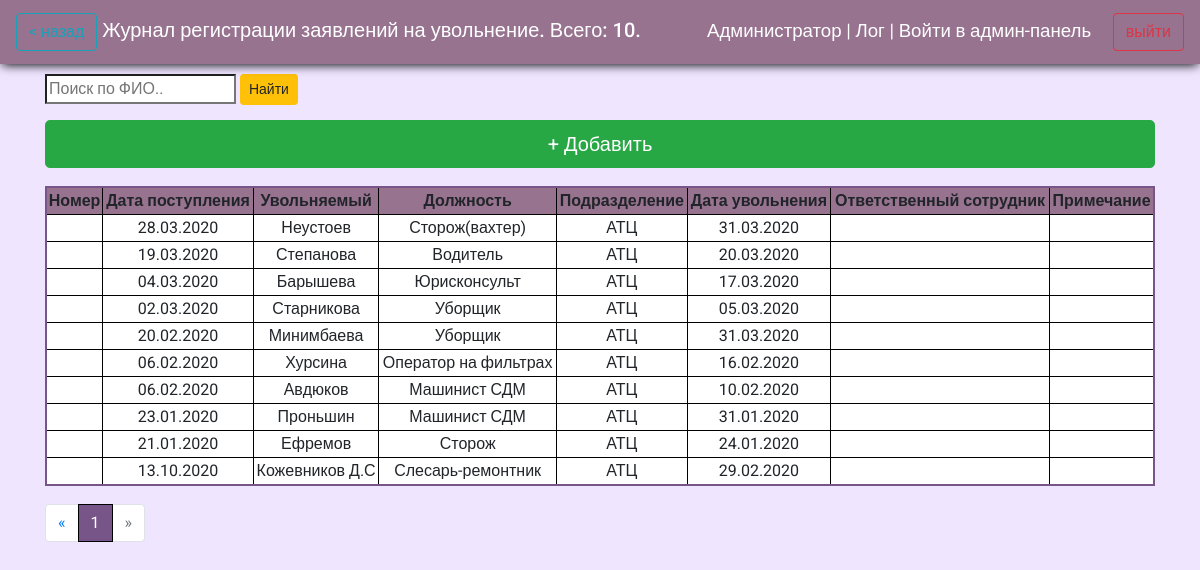
The app's page /journals/letters_of_resignation/ (signed in) with its own data.
### reg_jounals/models.py (models this page shows)
class LetterOfResignation(models.Model):
    lor_date = models.DateField(help_text="Введите дату поступления заявления", verbose_name="Дата поступления заявления", db_index=True)
    lor_number = models.CharField(default='',max_length=10, help_text="Введите номер документа", verbose_name='Номер документа', db_index=True)
    lor_employee = models.CharField(max_length=256, help_text="Введите ФИО увольняемого сотрудника", verbose_name="Увольняемый сотрудник")
    lor_position = models.CharField(max_length=256, help_text="Введите должность увольняемого сотрудника", verbose_name="Должность")
    lor_departament = models.ForeignKey('Departments', on_delete=models.CASCADE, verbose_name="Подразделение ", default="1")
    lor_dateOfRes = models.DateField(help_text="Введите дату увольнения", verbose_name="Дата увольнения", db_index=True)
    lor_additionalData = models.CharField(blank=True, default="примечание", max_length=256, help_text="Введите примечание", verbose_name="Примечание")
    lor_res_officer = models.CharField(blank=True, editable=False,  max_length=256, help_text="Сотрудник, который внес документ в систему ", verbose_name='Ответственный сотрудник')
    class Meta:
        ordering = ["id"]
        verbose_name = 'Заявление на увольнение'
        verbose_name_plural = 'Заявления на увольнение'

class Departments(models.Model):
    dep_name = models.CharField(max_length=256,  help_text="Введите название подразделения", verbose_name="Название подразделения", db_index=True)
    class Meta:
        ordering = ["dep_name"]
        verbose_name = 'Подразделение'
        verbose_name_plural = 'Подразделения'
    def __str__(self):
        doc_fullname = self.dep_name
        return doc_fullname

### reg_jounals/views.py (the view)
# urls.py: path('letters_of_resignation/', views.letter_of_resignation, name='resignation'),
def letter_of_resignation(request):
    if request.user.is_authenticated:
        search_query = request.GET.get('lor_search','')
        if search_query:
            letters = LetterOfResignation.objects.filter(lor_employee__icontains=search_query)
        else:
            letters = LetterOfResignation.objects.all().order_by('-id')
        count = len(letters)
        p_letters = Paginator(letters, 10)
        page_number = request.GET.get('page', 1)
        page = p_letters.get_page(page_number)
        return render(request, 'reg_jounals/letters_of_resignation.html', context={'letters':page, 'count':count})
    else:
        return render(request, 'reg_jounals/no_auth.html')

### reg_jounals/templates/reg_jounals/letters_of_resignation.html (shortened to what this page needs)
{%extends "reg_jounals/index.html" %}
{%block header%}<a class="btn btn-outline-info" href="../"> < назад</a> Журнал регистрации заявлений на увольнение. Всего: {{count}}.  {%endblock%}
{%block content%}
<form action="{% url 'resignation' %}">
  <input type="search" name="lor_search" placeholder="Поиск по ФИО..">
  <button class="btn btn-sm btn-warning" type="submit" name="" value="Найти">Найти</button>
</form>
<a class="btn btn-success btn-lg m-bottom  btn-add" href="{%url 'letter_resignation_add_url' %}"> + Добавить</a>
{% if letters %}
<table>
  <thead class="thead-dark">
  <tr class="tr-header">
    <th scope="col">Номер</th>
    <th scope="col">Дата поступления</th>
    <th scope="col">Увольняемый</th>
    <th scope="col">Должность</th>
    <th scope="col">Подразделение</th>
    <th scope="col">Дата увольнения</th>
    <th scope="col">Ответственный сотрудник</th>
    <th scope="col">Примечание</th>
  </tr>
  </thead>
  {%for let in letters.object_list%}
 <tr onclick="return location.href = '{% url 'letter_resignation_upd_url' id=let.id%}' ">
    <td>{{let.lor_number}}</td>
    <td>{{let.lor_date|date:"d.m.Y"}}</td>
    <td>{{let.lor_employee}}</td>
    <td>{{let.lor_position}}</td>
    <td>{{let.lor_departament}}</td>
    <td>{{let.lor_dateOfRes|date:"d.m.Y"}}</td>
    <td>{{let.lor_res_officer}}</td>
    <td>{{let.lor_additionalData}}</td>
</tr>
  {%endfor%}
</table>
<nav  class="paginator" aria-label="Page navigation example">
  <ul class="pagination">
    <li class="page-item">
      <a class="page-link" href="#" aria-label="Previous">
<span aria-hidden="true">&laquo;</span>
      </a>
    </li>
{% for p in letters.paginator.page_range %}
  {% if letters.number == p%}
   <li class="page-item active"><a class="page-link" href="?page={{p}}">{{ p }}</a></li>
   {%else%}
        <li class="page-item"><a class="page-link" href="?page={{p}}">{{ p }}</a></li>
    {%endif%}
  {% endfor %}
{%if letters.has_next%}
    <li class="page-item">
      <a class="page-link" href='?page={{letters.next_page_number}}' aria-label="Next">
<span aria-hidden="true">&raquo;</span>
      </a>
    </li>
  {%else%}
  <li class="page-item disabled">
    <a class="page-link" href='#' aria-disabled='true' aria-label="Next">
      <span aria-hidden="true">&raquo;</span>
    </a>
  </li>
  {%endif%}
  </ul>
</nav>
{%else%}
<h2>Записей нет</h2>
{%endif%}
{%endblock%}

### reg_jounals/templates/reg_jounals/index.html (shortened to what this page needs)
<!DOCTYPE html>
<html  lang="en">
<head>
  {%load static%}
  <link rel="stylesheet" href="{% static 'css/style.css'%}">
  <link rel="stylesheet" href="{% static 'css/VacList.css'%}">
  <link rel="stylesheet" href="https://cdn.jsdelivr.net/npm/bootstrap@4.5.3/dist/css/bootstrap.min.css">
</head>
<body onload="TextDisabled()">
  <header>
    <nav class="navbar navbar-light ">
    <span class="navbar-brand mb-0 h1">{%block header%} {%endblock%}</span><span style="text-align: right; float: right;font-size: 14pt;">  {{ user.first_name }} {% if request.user.is_superuser%}  <a style="color:white;" href="{% url 'logfile' %}">| Лог |</a> <a style="color:white;" href="/admin/">Войти в админ-панель</a>{%endif%} <a class="btn btn-outline-danger" style="margin-left: 17px;" href="{% url 'logout'%}">выйти</a></span>
  </header>
<div class="container">
    {%block content%}{%endblock%}
  </div>
</body>
</html>

### reg_jounals/static/css/style.css (style rules this page uses)
* { font-family: 'Roboto', sans-serif; }
body { background: #white !important; background-color: #efe5ff !important; }
.navbar-light .navbar-brand { color: rgb(255 255 255) !important; }
.container { margin-top: 10px; }
.btn-add { float: left; width: 100%; margin-top: 15px; }
.navbar { color: white; background: #977390; box-shadow: 0 3px 10px -2px black; }
table { border: solid 2px #785589; background: white; border-collapse: collapse; margin: 18px auto; float: left; width: 100%; }
table th { text-align: center; }
table .tr-header { background: #977390 ; }
table tr th, td { border-right: solid 1px black; border-bottom: solid 1px black; cursor: pointer; text-align: center; }
table tr th:last-child, td:last-child { border-right: none; }
table tr:last-child { border-bottom: none; }
.paginator { width: 100%; float: left; }
.page-item.active .page-link { background: #785589 !important; border-color: black !important; }

### records on screen
LetterOfResignation: lor_date "28.03.2020", lor_employee "Неустоев", lor_position "Сторож(вахтер)", lor_departament "АТЦ", lor_dateOfRes "31.03.2020"
LetterOfResignation: lor_date "19.03.2020", lor_employee "Степанова", lor_position "Водитель", lor_departament "АТЦ", lor_dateOfRes "20.03.2020"
LetterOfResignation: lor_date "04.03.2020", lor_employee "Барышева", lor_position "Юрисконсульт", lor_departament "АТЦ", lor_dateOfRes "17.03.2020"
LetterOfResignation: lor_date "02.03.2020", lor_employee "Старникова", lor_position "Уборщик", lor_departament "АТЦ", lor_dateOfRes "05.03.2020"
LetterOfResignation: lor_date "20.02.2020", lor_employee "Минимбаева", lor_position "Уборщик", lor_departament "АТЦ", lor_dateOfRes "31.03.2020"
LetterOfResignation: lor_date "06.02.2020", lor_employee "Хурсина", lor_position "Оператор на фильтрах", lor_departament "АТЦ", lor_dateOfRes "16.02.2020"
LetterOfResignation: lor_date "06.02.2020", lor_employee "Авдюков", lor_position "Машинист СДМ", lor_departament "АТЦ", lor_dateOfRes "10.02.2020"
LetterOfResignation: lor_date "23.01.2020", lor_employee "Проньшин", lor_position "Машинист СДМ", lor_departament "АТЦ", lor_dateOfRes "31.01.2020"
LetterOfResignation: lor_date "21.01.2020", lor_employee "Ефремов", lor_position "Сторож", lor_departament "АТЦ", lor_dateOfRes "24.01.2020"
LetterOfResignation: lor_date "13.10.2020", lor_employee "Кожевников Д.С", lor_position "Слесарь-ремонтник", lor_departament "АТЦ", lor_dateOfRes "29.02.2020"

### other values on screen
{{ count }} "10"
{{ user.first_name }} "Администратор"
{{ p }} "1"
